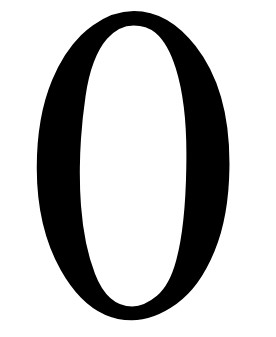
%> input picture TimesNewRoman_Zero.jpg, 276 x 337 px
$ octave database.m   (GNU Octave 9; MATLAB toolbox functions it lacks are replaced by stand-ins)
%> lines starting %> are read from the running program, lines starting %| are printed output that depends on the picture
zero = imread("TimesNewRoman_Zero.jpg");
%> zero is the input picture: size 337x276x3 uint8; min 0, max 255, mean 193.1
zero_g = rgb2gray(zero);
fft_zero = log(1+abs(fftshift(fft2(zero_g))));
imshow(fft_zero,[])
one = imread("TimesNewRoman_One.jpg");
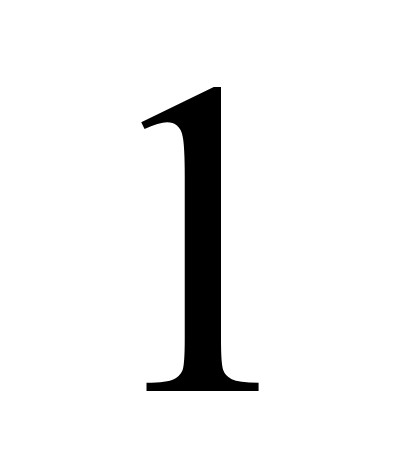
%> input picture TimesNewRoman_One.jpg, 406 x 465 px
%> one is the input picture: size 465x406x3 uint8; min 0, max 255, mean 238.3
one_g = rgb2gray(one);
fft_one = log(1+abs(fftshift(fft2(one_g))));

two = imread("TimesNewRoman_two.jpg");
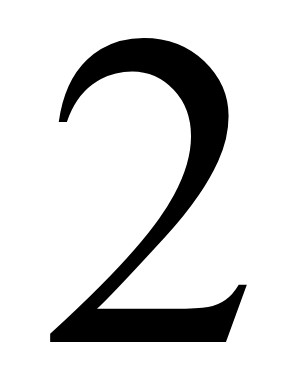
%> input picture TimesNewRoman_Two.jpg, 306 x 391 px
%> two is the input picture: size 391x306x3 uint8; min 0, max 255, mean 218
two_g = rgb2gray(two);
fft_two = log(1+abs(fftshift(fft2(two_g))));

three = imread("TimesNewRoman_three.jpg");
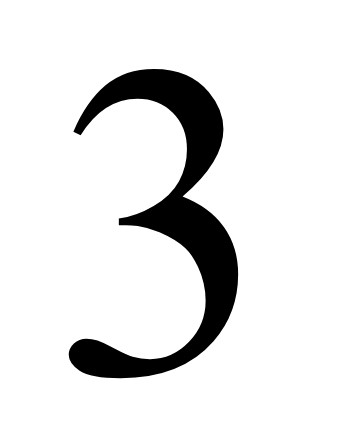
%> input picture TimesNewRoman_Three.jpg, 339 x 421 px
%> three is the input picture: size 421x339x3 uint8; min 0, max 255, mean 226.5
three_g = rgb2gray(three);
fft_three = log(1+abs(fftshift(fft2(three_g))));

four = imread("TimesNewRoman_four.jpg");
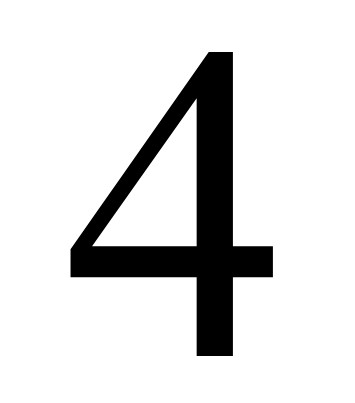
%> input picture TimesNewRoman_Four.jpg, 355 x 403 px
%> four is the input picture: size 403x355x3 uint8; min 0, max 255, mean 220.6
four_g = rgb2gray(four);
fft_four = log(1+abs(fftshift(fft2(four_g))));
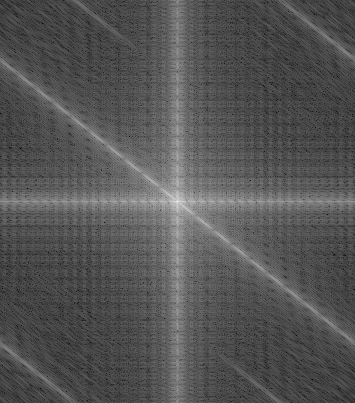
%> fft_four: size 403x355 double; min 1.16, max 17.27, mean 6.55; drawn with min black and max white

five = imread("TimesNewRoman_five.jpg");
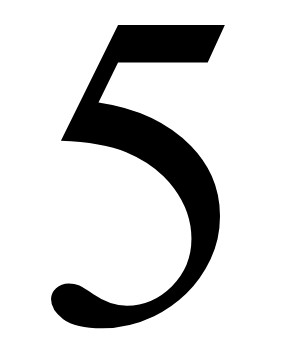
%> input picture TimesNewRoman_Five.jpg, 295 x 358 px
%> five is the input picture: size 358x295x3 uint8; min 0, max 255, mean 214
five_g = rgb2gray(five);
fft_five = log(1+abs(fftshift(fft2(five_g))));
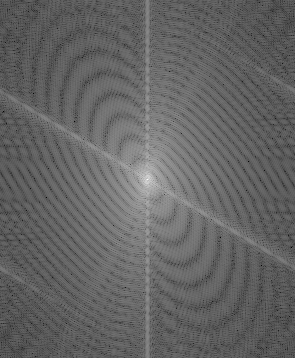
%> fft_five: size 358x295 double; min 1.71, max 16.93, mean 7.71; drawn with min black and max white

%> (the run ends here)
